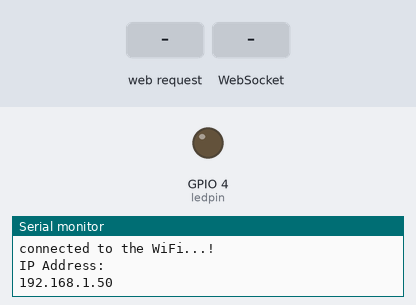
The sketch below on a simulated ESP32. Shown: output pins drawn as LEDs (lit = HIGH), the last lines printed to the serial monitor. The inputs (shaded band) are chosen by the test bench. WiFi joins after 1.5 s; servers stay silent unless stated.

Above: at 2.7 s.
2.8 s: HTTP request GET /LED=ON received
At 3.5 s:
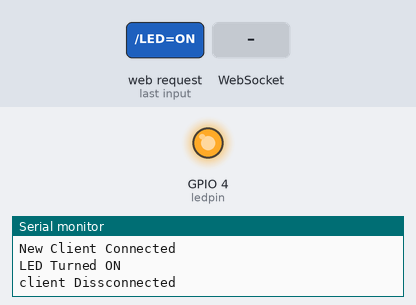
5.8 s: HTTP request GET /LED=OFF received
At 7.0 s:
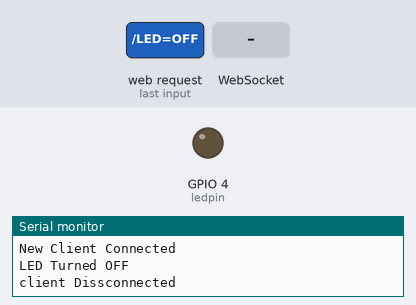
8.8 s: WebSocket text "ON" received
At 9.2 s:
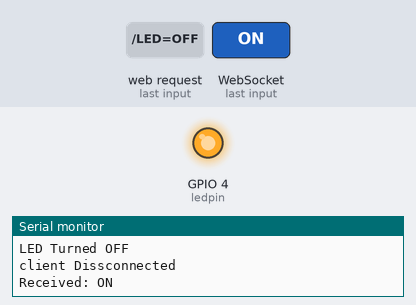
Timing chart, 0 to 11.3 s (numbered marks = the images above; inputs shaded):
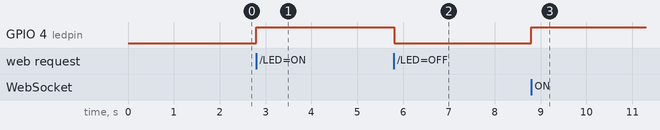

The sketch:

accesspoint.ino
```cpp
#include <WiFiManager.h>
#include <WiFi.h>
#include <WebSocketsServer.h>

WiFiManager wm;
WiFiServer server(80);
WebSocketsServer webSocket(81);

const int ledpin = 4;

void setup()

{
  Serial.begin(115200);
  pinMode(ledpin, OUTPUT);
  digitalWrite(ledpin, LOW);
  if (!wm.autoConnect("samsung", "12131415"))
  {
    Serial.println("Failed to connect, restarting...!");
    delay(3000);
    ESP.restart();
  }
  Serial.println("connected to the WiFi...!");
  Serial.println("IP Address: ");
  Serial.println(WiFi.localIP());
  server.begin();
  webSocket.begin();
  webSocket.onEvent(webSocketEvent);

}
void loop()
{
  WiFiClient client = server.available();
  if(client)
  {
    Serial.println("New Client Connected");
    String request = " ";
    while(client.connected())
    {
      if(client.available())
      {
        char c = client.read();
        request += c;
        if(c== '\n')
        {
          if(request.indexOf("/LED=ON")!= -1)
          {
            digitalWrite(ledpin, HIGH);
            Serial.println("LED Turned ON");
          }
          else if(request.indexOf("/LED=OFF")!= -1)
          {
            digitalWrite(ledpin, LOW);
            Serial.println("LED Turned OFF");
          }
          client.println("HTTP/1.1 200 OK");
          client.println("content-type:text/html");
          client.println();
          client.println("<html><head>");
          client.println("<script>");
          client.println("var socket = new WebSocket('ws://'+window.location.hostname + ':81/');");
          client.println("function toggleLED(state) {socket.send(state);}");
          client.println("</script>");
          client.println("</head><body>");
          client.println("<h2>ESP32 LED Control</h2>");
          client.println("<p><a href='/LED=ON'><button>Turn On</button>");
          client.println("<p><a href='/LED=OFF'><button>Turn Off</button>");
          client.println("</body></html>");
          client.println();
          client.stop();
          Serial.println("client Dissconnected");
          break;

        }
      }
    }
  }
  webSocket.loop();
}

void webSocketEvent(uint8_t num, WStype_t type, uint8_t *payload, size_t length)
{
  String message = (char *)payload;

  if(type == WStype_TEXT)
  {
    Serial.print("Received: ");
    Serial.println(message);

    if(message == "ON"){
      digitalWrite(ledpin, HIGH);
    } else if(message == "OFF") {
      digitalWrite(ledpin, LOW);
    }

    String status = digitalRead(ledpin) ? "ON" : "OFF";
    webSocket.sendTXT(num, status);
  }
}
```

Measured:
- after the input at 2.8 s, GPIO 4 (ledpin): LOW → HIGH at once
- after the input at 5.8 s, GPIO 4 (ledpin): HIGH → LOW at once
- after the input at 8.8 s, GPIO 4 (ledpin): LOW → HIGH at once
